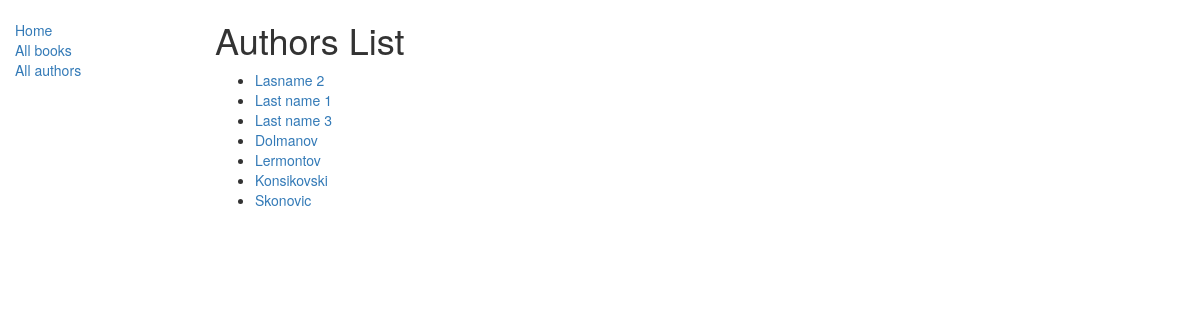
Screenshot of /catalog/authors/ with the database file from the repository.
### catalog/models.py (models this page shows, shortened)
class Author(models.Model):
    first_name = models.CharField(max_length=100)
    last_name = models.CharField(max_length=100)
    date_of_birth = models.DateField(null=True, blank=True)
    date_of_death = models.DateField('Died', null=True, blank=True)
    def get_absolute_url(self):
        return reverse('author-detail', args=[str(self.id)])

### catalog/views.py (the view)
# urls.py: path('authors/', views.AuthorListView.as_view(), name='authors'),
class AuthorListView(generic.ListView):
    model = Author

### catalog/templates/catalog/author_list.html
{% extends "base_generic.html" %}
{% block content %}
    <h1>Authors List</h1>
    {% if author_list %}
    <ul>
      {% for author in author_list %}
      <li>
        <a href="{{author.get_absolute_url }}">{{ author.last_name }}</a>
      </li>
      {% endfor %}
    </ul>
    {% else %}
      <p>There are no authors.</p>
    {% endif %}
{% endblock %}

### rows the page displays
Author: last_name "Lasname 2"
Author: last_name "Last name 1"
Author: last_name "Last name 3"
Author: last_name "Dolmanov"
Author: last_name "Lermontov"
Author: last_name "Konsikovski"
Author: last_name "Skonovic"
